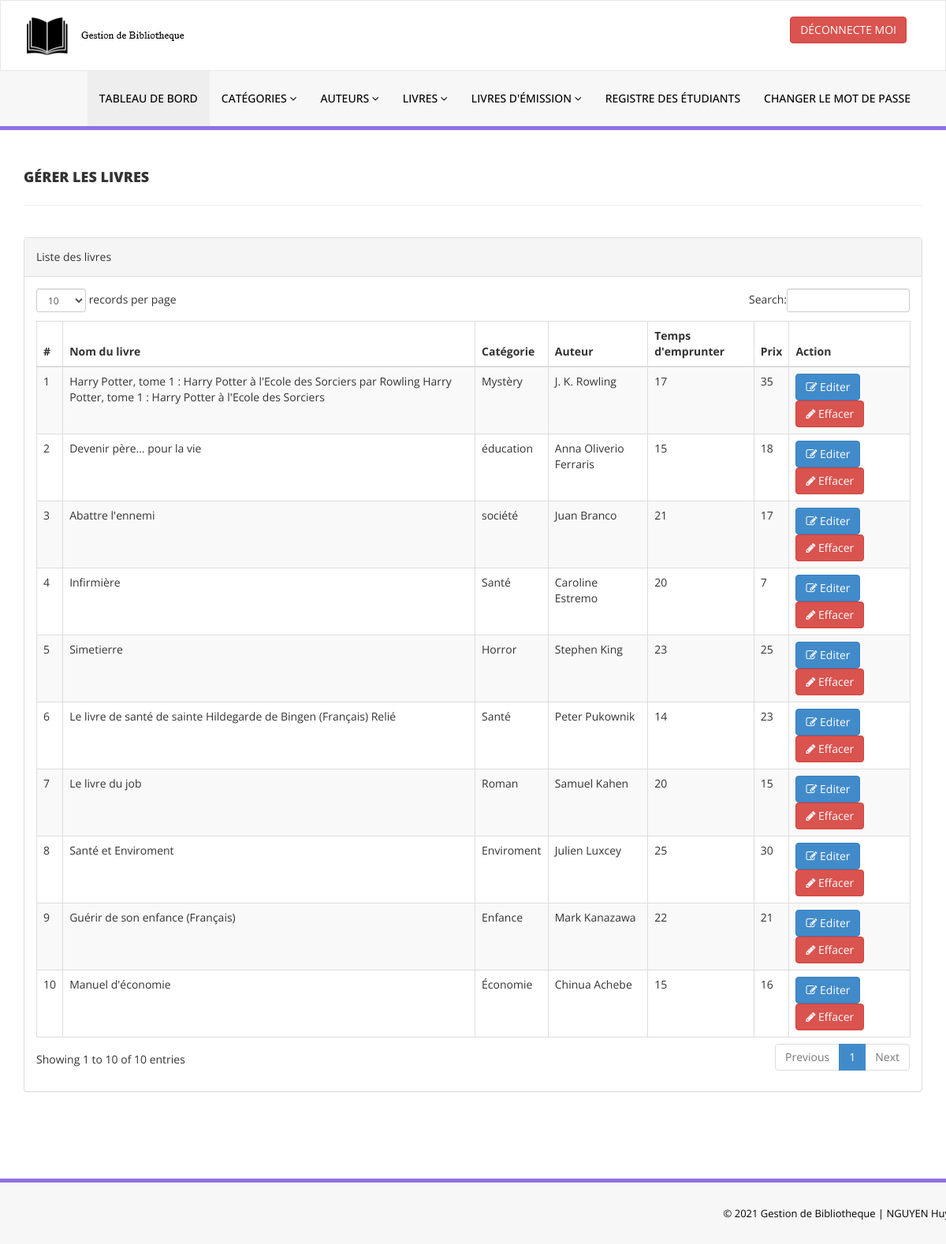
The app's page /library/admin/manage-books.php (signed in) with its own data.
### tables this page shows
CREATE TABLE `tblbooks` (
  `id` int(11) NOT NULL,
  `BookName` varchar(255) DEFAULT NULL,
  `CatId` int(11) DEFAULT NULL,
  `AuthorId` int(11) DEFAULT NULL,
  `ISBNNumber` int(11) DEFAULT NULL,
  `BookPrice` int(11) DEFAULT NULL,
  `RegDate` timestamp NULL DEFAULT current_timestamp(),
  `UpdationDate` timestamp NULL DEFAULT NULL ON UPDATE current_timestamp()
);

CREATE TABLE `tblcategory` (
  `id` int(11) NOT NULL,
  `CategoryName` varchar(150) DEFAULT NULL,
  `Status` int(1) DEFAULT NULL,
  `CreationDate` timestamp NULL DEFAULT current_timestamp(),
  `UpdationDate` timestamp NULL DEFAULT '0000-00-00 00:00:00' ON UPDATE current_timestamp()
);

CREATE TABLE `tblauthors` (
  `id` int(11) NOT NULL,
  `AuthorName` varchar(159) DEFAULT NULL,
  `creationDate` timestamp NULL DEFAULT current_timestamp(),
  `UpdationDate` timestamp NULL DEFAULT NULL ON UPDATE current_timestamp()
);

### library/admin/manage-books.php (the view, shortened to what this page needs)
<?php
include('includes/config.php');
if(strlen($_SESSION['alogin'])==0)
    {
header('location:index.php');
}
else{
    ?>
<!DOCTYPE html>
<html xmlns="http://www.w3.org/1999/xhtml">
<head>
    <link href="assets/css/bootstrap.css" rel="stylesheet" />
    <link href="assets/css/font-awesome.css" rel="stylesheet" />
    <link href="assets/js/dataTables/dataTables.bootstrap.css" rel="stylesheet" />
    <link href="assets/css/style.css" rel="stylesheet" />
</head>
<body>
<?php include('includes/header.php');?>
    <div class="content-wrapper">
         <div class="container">
        <div class="row pad-botm">
            <div class="col-md-12">
                <h4 class="header-line">Gérer les livres</h4>
    </div>
     <div class="row">
</div>
        </div>
            <div class="row">
                <div class="col-md-12">
                    <div class="panel panel-default">
                        <div class="panel-heading">
                        Liste des livres
                        </div>
                        <div class="panel-body">
                            <div class="table-responsive">
                                <table class="table table-striped table-bordered table-hover" id="dataTables-example">
                                    <thead>
                                        <tr>
                                            <th>#</th>
                                            <th>Nom du livre</th>
                                            <th>Catégorie</th>
                                            <th>Auteur</th>
                                            <th>Temps d'emprunter</th>
                                            <th>Prix</th>
                                            <th>Action</th>
                                        </tr>
                                    </thead>
                                    <tbody>
<?php $sql = "SELECT tblbooks.BookName,tblcategory.CategoryName,tblauthors.AuthorName,tblbooks.ISBNNumber,tblbooks.BookPrice,tblbooks.id as bookid from  tblbooks join tblcategory on tblcategory.id=tblbooks.CatId join tblauthors on tblauthors.id=tblbooks.AuthorId";
$query = $dbh -> prepare($sql);
$query->execute();
$results=$query->fetchAll(PDO::FETCH_OBJ);
$cnt=1;
if($query->rowCount() > 0)
{
foreach($results as $result)
{               ?>
                                        <tr class="odd gradeX">
                                            <td class="center"><?php echo htmlentities($cnt);?></td>
                                            <td class="center"><?php echo htmlentities($result->BookName);?></td>
                                            <td class="center"><?php echo htmlentities($result->CategoryName);?></td>
                                            <td class="center"><?php echo htmlentities($result->AuthorName);?></td>
                                            <td class="center"><?php echo htmlentities($result->ISBNNumber);?></td>
                                            <td class="center"><?php echo htmlentities($result->BookPrice);?></td>
                                            <td class="center">
                                            <a href="edit-book.php?bookid=<?php echo htmlentities($result->bookid);?>"><button class="btn btn-primary"><i class="fa fa-edit "></i> Editer</button>
                                          <a href="manage-books.php?del=<?php echo htmlentities($result->bookid);?>" onclick="return confirm('Etes-vous sûr que vous voulez supprimer?');"" >  <button class="btn btn-danger"><i class="fa fa-pencil"></i> Effacer</button>
                                            </td>
                                        </tr>
 <?php $cnt=$cnt+1;}} ?>
                                    </tbody>
                                </table>
                            </div>
                        </div>
                    </div>
                </div>
            </div>
    </div>
    </div>
  <?php include('includes/footer.php');?>
</body>
</html>
<?php } ?>

### library/admin/assets/css/style.css (style rules this page uses)
.content-wrapper { margin-top: 40px; min-height:800px; padding-bottom:90px; }
.header-line { font-weight:900; padding-bottom:25px; border-bottom:1px solid #eeeeee; text-transform:uppercase; }
.pad-botm { padding-bottom:30px; }

### records on screen
tblbooks: BookName "Harry Potter, tome 1 : Harry Potter à l'Ecole des Sorciers par Rowling Harry Potter, tome 1 : Harry Potter à l'Ecole des Sorciers", tblcategory.CategoryName "Mystèry", AuthorId.AuthorName "J. K. Rowling", ISBNNumber "17", BookPrice "35"
tblbooks: BookName "Devenir père... pour la vie", tblcategory.CategoryName "éducation", AuthorId.AuthorName "Anna Oliverio Ferraris", ISBNNumber "15", BookPrice "18"
tblbooks: BookName "Abattre l'ennemi", tblcategory.CategoryName "société", AuthorId.AuthorName "Juan Branco", ISBNNumber "21", BookPrice "17"
tblbooks: BookName "Infirmière", tblcategory.CategoryName "Santé", AuthorId.AuthorName "Caroline Estremo", ISBNNumber "20", BookPrice "7"
tblbooks: BookName "Simetierre", tblcategory.CategoryName "Horror", AuthorId.AuthorName "Stephen King", ISBNNumber "23", BookPrice "25"
tblbooks: BookName "Le livre de santé de sainte Hildegarde de Bingen (Français) Relié", tblcategory.CategoryName "Santé", AuthorId.AuthorName "Peter Pukownik", ISBNNumber "14", BookPrice "23"
tblbooks: BookName "Le livre du job", tblcategory.CategoryName "Roman", AuthorId.AuthorName "Samuel Kahen", ISBNNumber "20", BookPrice "15"
tblbooks: BookName "Santé et Enviroment", tblcategory.CategoryName "Enviroment", AuthorId.AuthorName "Julien Luxcey", ISBNNumber "25", BookPrice "30"
tblbooks: BookName "Guérir de son enfance (Français)", tblcategory.CategoryName "Enfance", AuthorId.AuthorName "Mark Kanazawa", ISBNNumber "22", BookPrice "21"
tblbooks: BookName "Manuel d'économie", tblcategory.CategoryName "Économie", AuthorId.AuthorName "Chinua Achebe", ISBNNumber "15", BookPrice "16"
